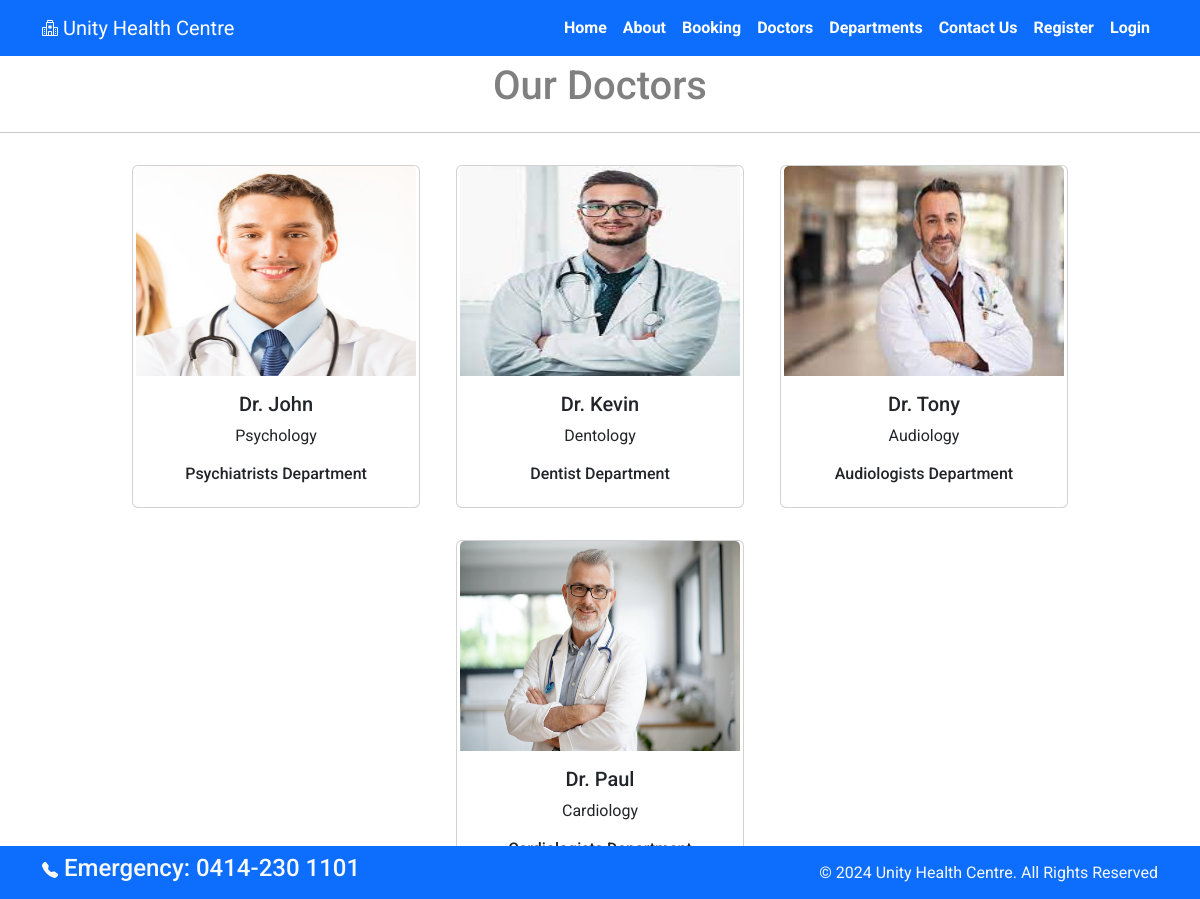
The app's page /doctors/ with its own data.
### hospital_management/models.py (models this page shows, shortened)
class Doctors(models.Model):
    doc_name = models.CharField(max_length=255)
    doc_spec = models.CharField(max_length=255)
    dep_name = models.ForeignKey(Departments, on_delete=models.CASCADE)
    doc_image = models.ImageField(upload_to='doctors')

class Departments(models.Model):
    dep_name = models.CharField(max_length=100)
    dep_description = models.TextField()
    def __str__(self):
        return self.dep_name

### hospital_management/views.py (the view)
# urls.py: path('doctors/',views.doctors,name="doctor"),
def doctors(request):
    doc_dict={
        'doc':Doctors.objects.all()
    }
    return render(request,"doctors.html",doc_dict)

### templates/doctors.html (shortened to what this page needs)
{% extends 'base.html' %}
{% block content%}
<p class="  text-center fs-1 fw-medium  "style="font-size:34px; color:grey;">Our Doctors</p>
<hr>
<div class="container-fluid text-center ">
{% for d in doc %}
<div class="card text-center mx-3 my-3" style="width: 18rem; display: inline-block">
    <img src="{{d.doc_image.url}}" class="card-img-top" alt="..." style="width:280px; height:210px;">
    <div class="card-body">
      <h5 class="card-title">Dr. {{d.doc_name}}</h5>
      <p class="card-text">{{d.doc_spec}}</p>
      <h6>{{d.dep_name}} Department</h6>
    </div>
  </div>
  {% endfor %}
</div>
{% endblock %}

### templates/base.html (shortened to what this page needs)
{% load static %}
<!DOCTYPE html>
<html lang="en">
<head>
    <link href="https://cdn.jsdelivr.net/npm/bootstrap@5.3.3/dist/css/bootstrap.min.css" rel="stylesheet">
    <link rel="stylesheet" href="{% static '/css/style.css'%}">
</head>
<body>
    <nav class="navbar navbar-expand-lg bg bg-primary fixed " style="background-colort:RGB(14, 159, 237);">
        <div class="container ">
          <a class="navbar-brand text-white  " href="#" style="font-size:24;"> Unity Health Centre</a>
          <div class="collapse navbar-collapse justify-content-center col-md-8 navbar-collapse-3" id="navbarSupportedContent">
            <ul class="navbar-nav ms-auto nav" >
              <li class="nav-item">
                <a class="nav-link active text-white fw-bold" aria-current="page" href="{% url 'home' %}">Home</a>
              </li>
              <li class="nav-item">
                <a class="nav-link text-white fw-bold" href="{% url 'about' %}">About</a>
              </li>
              <li class="nav-item">
                <a class="nav-link text-white fw-bold" href="{% url 'booking' %}">Booking</a>
              </li>
              <li class="nav-item">
                <a class="nav-link text-white fw-bold" href="{% url 'doctor' %}">Doctors</a>
              </li>
              <li class="nav-item">
                <a class="nav-link text-white fw-bold" href="{% url 'department' %}">Departments</a>
              </li>
              <li class="nav-item">
                <a class="nav-link text-white fw-bold" href="{% url 'contact' %}"aria-disabled="true">Contact Us</a>
              </li>
              {% if user.is_authenticated%}
              <li class="fw-medium" stylee="margin-left:60px; margin-top:10px; "><p class="border-1 rounded-5 text-light userinfo" style:color:grey;>Hello ,{{user.username}}</p> </li>
              <li class="nav-item ">
                <a class="nav-link text-white fw-bold "  href="{% url 'logout' %}"aria-disabled="true">Logout</a>
              </li>
              {% else %}
<div class="mrgin">
              <li class="nav-item  " style="">
                <a class="nav-link text-white fw-bold "  href="{% url 'register' %}"aria-disabled="true">Register</a>
              </li></div>
              <li class="nav-item ">
                <a class="nav-link text-white fw-bold "  href="{% url 'login' %}"aria-disabled="true">Login</a>
              </li>
              {% endif %}
            </ul>
          </div>
        </div>
      </nav>
{% block content %}{% endblock %}
      <section class="fixed-bottom">
        <footer class="pt-2 pb-2  bg-primary text-light " style="background-colorr:RGB(14, 159, 237);">
          <div class="container">
            <div class="row align-items-center">
              <div class="col-12 col-md-8">
                <h4> Emergency: 0414-230 1101</h4>
              </div>
              <div class="col-12 col-md-4 mt-4 mt-md-0 text-center text-md-end">
                © 2024 Unity Health Centre. All Rights Reserved
              </div>
            </div>
          </div>
        </footer>
      </section>
    </body>
  </html>
</body>
</html>

### static/css/style.css (style rules this page uses)
li { background-color:da }
.logo { transform: translateY(-2px); }
:root { --bs-body-font-family: 'Roboto', sans-serif; }

### records on screen
Doctors: doc_image (picture), doc_name "John", doc_spec "Psychology", dep_name "Psychiatrists"
Doctors: doc_image (picture), doc_name "Kevin", doc_spec "Dentology", dep_name "Dentist"
Doctors: doc_image (picture), doc_name "Tony", doc_spec "Audiology", dep_name "Audiologists"
Doctors: doc_image (picture), doc_name "Paul", doc_spec "Cardiology"
